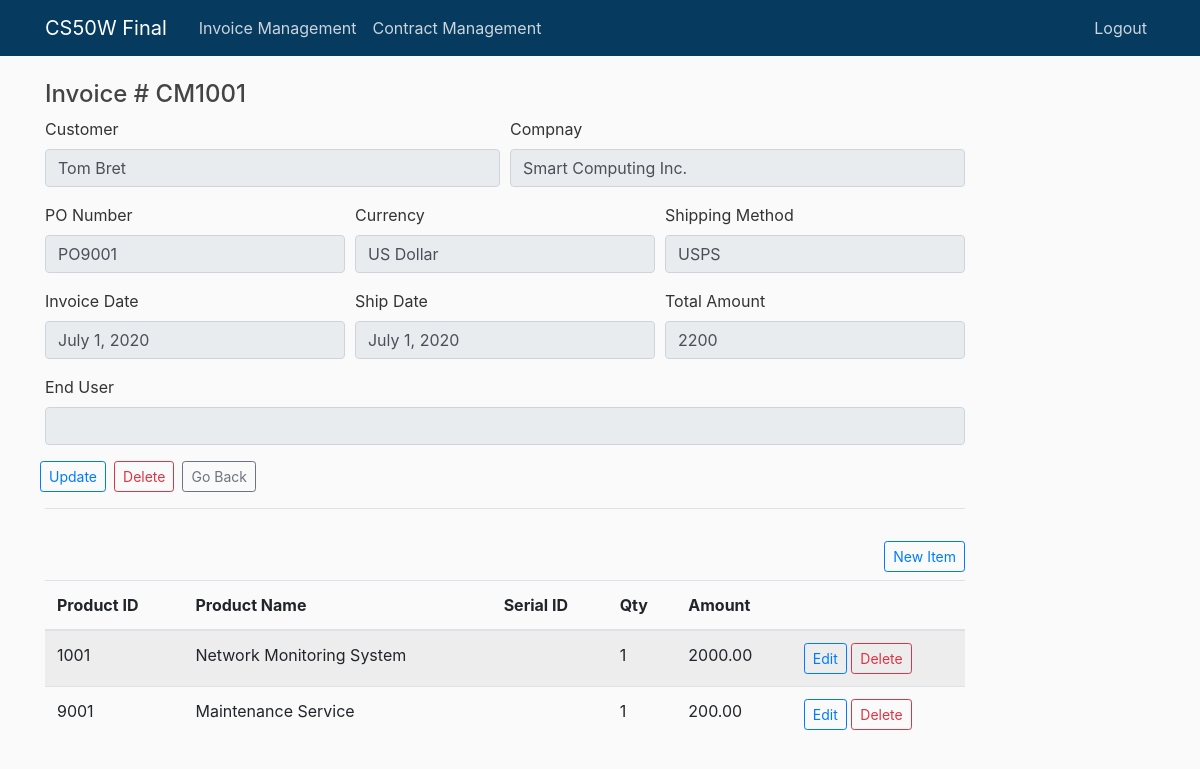
The page /invoice/CM1001/ (signed in) on the database its author committed.
### invoice/models.py (models this page shows, shortened)
class Invoice(models.Model):
    invoice_num = models.CharField(max_length=10, primary_key=True)
    customer = models.ForeignKey(Customer, null=True, on_delete=models.PROTECT)
    invoice_date = models.DateField()
    ship_date = models.DateField()
    po_num = models.CharField(max_length=10, null=True, blank=True)
    currency = models.ForeignKey(Currency, null=True, on_delete=models.SET_NULL)
    carrier = models.ForeignKey(Carrier, null=True, on_delete=models.SET_NULL)
    end_user = models.CharField(max_length=100, null=True, blank=True)
    creator = models.ForeignKey(User, on_delete=models.PROTECT)

class Customer(models.Model):
    name = models.CharField(max_length=64)
    company = models.CharField(max_length=64)
    email = models.EmailField(max_length=64, null=True, blank=True)
    phone = models.CharField(max_length=20, null=True, blank=True)
    fax = models.CharField(max_length=20, null=True, blank=True)
    address1 = models.CharField(max_length=200, null=True, blank=True)
    address2 = models.CharField(max_length=200, null=True, blank=True)
    city = models.CharField(max_length=200, null=True, blank=True)
    state = models.CharField(max_length=200, null=True, blank=True)
    country = models.CharField(max_length=20, null=True, blank=True)

class Currency(models.Model):
    code = models.CharField(max_length=3, primary_key=True)
    name = models.CharField(max_length=40)

class Carrier(models.Model):
    name = models.CharField(max_length=6)

class Order(models.Model):
    product = models.ForeignKey(Product, on_delete=models.CASCADE)
    invoice = models.ForeignKey(Invoice, on_delete=models.CASCADE)
    quantity = models.IntegerField(default=1)
    amount = models.DecimalField(decimal_places=2, max_digits=7)
    user_num = models.IntegerField(null=True, blank=True)
    contract_type = models.ForeignKey(ContractType, null=True, blank=True, on_delete=models.SET_NULL)
    contract_start = models.DateField(null= True, blank=True)
    contract_end = models.DateField(null=True, blank=True)
    serial = models.CharField(max_length=10, null=True, blank=True)
    remark = models.CharField(max_length=100, null=True, blank=True)

class Product(models.Model):
    id = models.IntegerField(primary_key=True)
    name = models.CharField(max_length=100)
    price = models.DecimalField(decimal_places=2, max_digits=7, default=0)

### invoice/views.py (the view)
# urls.py: path("<str:invoice_num>/", views.detail, name="inv-detail"),
def detail(request, invoice_num):
    if not request.user.is_authenticated:
        return HttpResponseRedirect(reverse("login"))
    try:
        invoice = Invoice.objects.get(pk=invoice_num)
    except Invoice.DoesNotExist:
        raise Http404("Invoice does not exist")
    context = {
        "invoice": invoice,
        "customers": Customer.objects.all(),
        "currencies": Currency.objects.all(),
        "orders": Order.objects.filter(invoice=invoice_num),
        "amount": Order.objects.filter(invoice=invoice_num).aggregate(Sum('amount')),
        "carriers": Carrier.objects.all(),
    }
    return render(request, 'invoice/detail.html', context)

### invoice/templates/invoice/detail.html (shortened to what this page needs)
{% extends "erp/base.html" %}
{% block content %}
<h4>Invoice # {{ invoice.invoice_num }}</h4>
<div class="form-row">
  <div class="col-md-6 mb-3">
      <label for="validationCustom04">Customer</label>
      <input type="text" class="form-control" id="validationCustom01" value="{{ invoice.customer.name }}" disabled>
  </div>
  <div class="col-md-6 mb-3">
    <label for="validationCustom04">Compnay</label>
    <input type="text" class="form-control" id="validationCustom01" value="{{ invoice.customer.company }}" disabled>
  </div>
</div>
<div class="form-row">
  <div class="col-md-4 mb-3">
    <label for="validationCustom01">PO Number</label>
    <input type="text" class="form-control" id="validationCustom01" value="{{ invoice.po_num }}" disabled>
  </div>
  <div class="col-md-4 mb-3">
    <label for="validationCustom02">Currency</label>
    <input type="text" class="form-control" id="validationCustom01" value="{{ invoice.currency.name }}" disabled>
  </div>
  <div class="col-md-4 mb-3">
    <label for="validationCustom02">Shipping Method</label>
    <input type="text" class="form-control" id="validationCustom01" value="{{ invoice.carrier.name }}" disabled>
  </div>
</div>
<div class="form-row">
  <div class="col-md-4 mb-3">
    <label for="validationCustom01">Invoice Date</label>
    <input type="text" class="form-control" id="validationCustom01" value="{{ invoice.invoice_date }}" disabled>
  </div>
  <div class="col-md-4 mb-3">
    <label for="validationCustom02">Ship Date</label>
    <input type="text" class="form-control" id="validationCustom02" value="{{ invoice.ship_date }}" disabled>
  </div>
  <div class="col-md-4 mb-3">
    <label for="validationCustom02">Total Amount</label>
    <input type="text" class="form-control" id="validationCustom02" value="{{ amount.amount__sum }}" disabled>
  </div>
  </div>
  <div class="form-row">
      <div class="col-md-12 mb-3">
      <label for="validationCustom01">End User</label>
      <input type="text" class="form-control" id="validationCustom01" value="{{ invoice.end_user }}" disabled>
  </div>
</div>
<div class="form-row">
    <div>
      <a href="{% url 'inv-update' invoice.invoice_num %}" class="btn btn-outline-primary btn-sm">Update</a>
    </div>
    <div class="pl-2">
      <a href="{% url 'inv-delete' invoice.invoice_num %}" class="btn btn-outline-danger btn-sm">Delete</a>
    </div>
    <div class="pl-2">
      <a href="{% url 'inv-home' %}" class="btn btn-outline-secondary btn-sm">Go Back</a>
    </div>
</div>
  <hr>
  <div class="float-right mt-3">
    <h5><a href="{% url 'inv-order-item' invoice.invoice_num %}" class="btn btn-outline-primary btn-sm">New Item</a></h5>
  </div>
  <table class="table table-striped">
    <thead>
      <tr>
        <th scope="col">Product ID</th>
        <th scope="col">Product Name</th>
        <th scope="col">Serial ID</th>
        <th scope="col">Qty</th>
        <th scope="col">Amount</th>
        <th scope="col"></th>
      </tr>
    </thead>
    <tbody>
        {% for order in orders %}
            <tr>
                <td>{{ order.product.id }}</td>
                <td>{{ order.product.name }}</td>
                <td>
                </td>
                <td>{{ order.quantity }}</td>
                <td>{{ order.amount }}</td>
                <td><a href="{% url 'inv-order-update' order.id %}" class="btn btn-outline-primary btn-sm">Edit</a>
                <a href="{% url 'inv-order-delete' order.id %}?next={% url 'inv-detail' invoice.invoice_num %}" class="btn btn-outline-danger btn-sm">Delete</a></td>
            </tr>
        {% endfor %}
    </tbody>
  </table>
{% endblock %}

### erp/static/erp/main.css (style rules this page uses)
body { background: #fafafa; color: #333333; margin-top: 5rem; }
h1, h2, h3, h4, h5, h6 { color: #444444; }

### rows shown on the page
Invoice: invoice_num "CM1001", customer.name "Tom Bret", customer.company "Smart Computing Inc.", po_num "PO9001", currency.name "US Dollar", carrier.name "USPS", invoice_date "July 1, 2020", ship_date "July 1, 2020"
Order: product.id "1001", product.name "Network Monitoring System", quantity "1", amount "2000.00"
Order: product.id "9001", product.name "Maintenance Service", quantity "1", amount "200.00"
